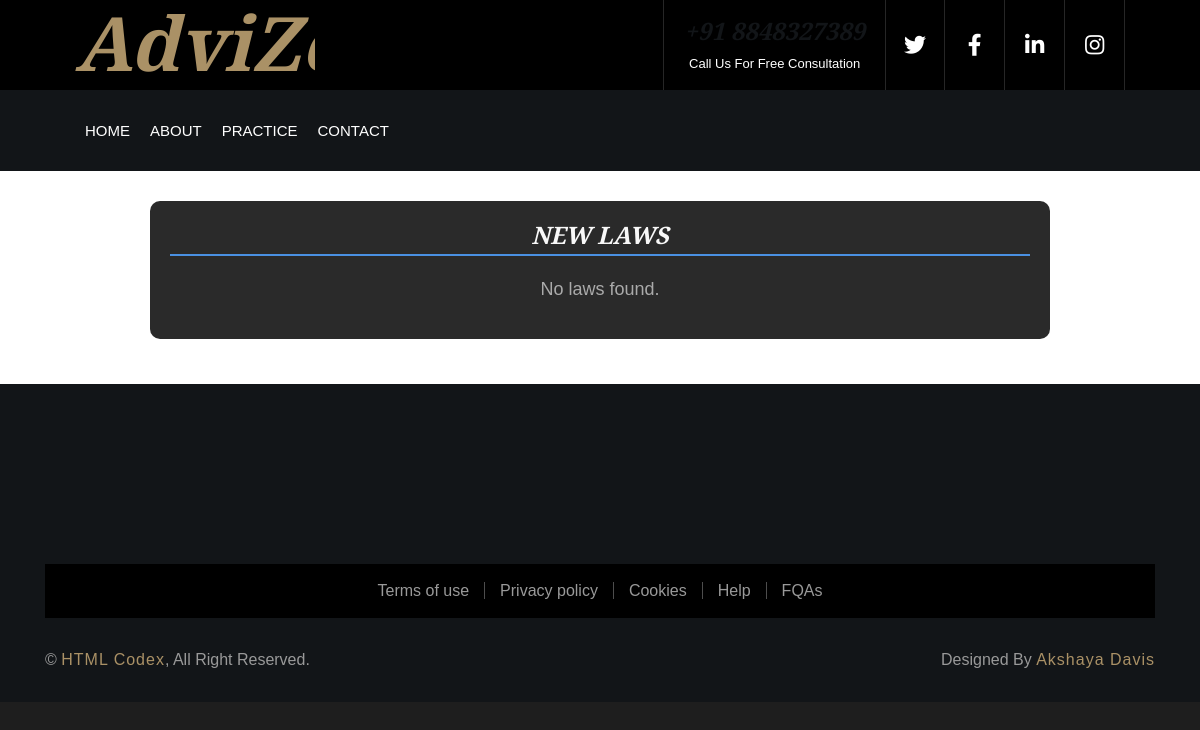
/view_laws, run on an earlier commit of the app's database.
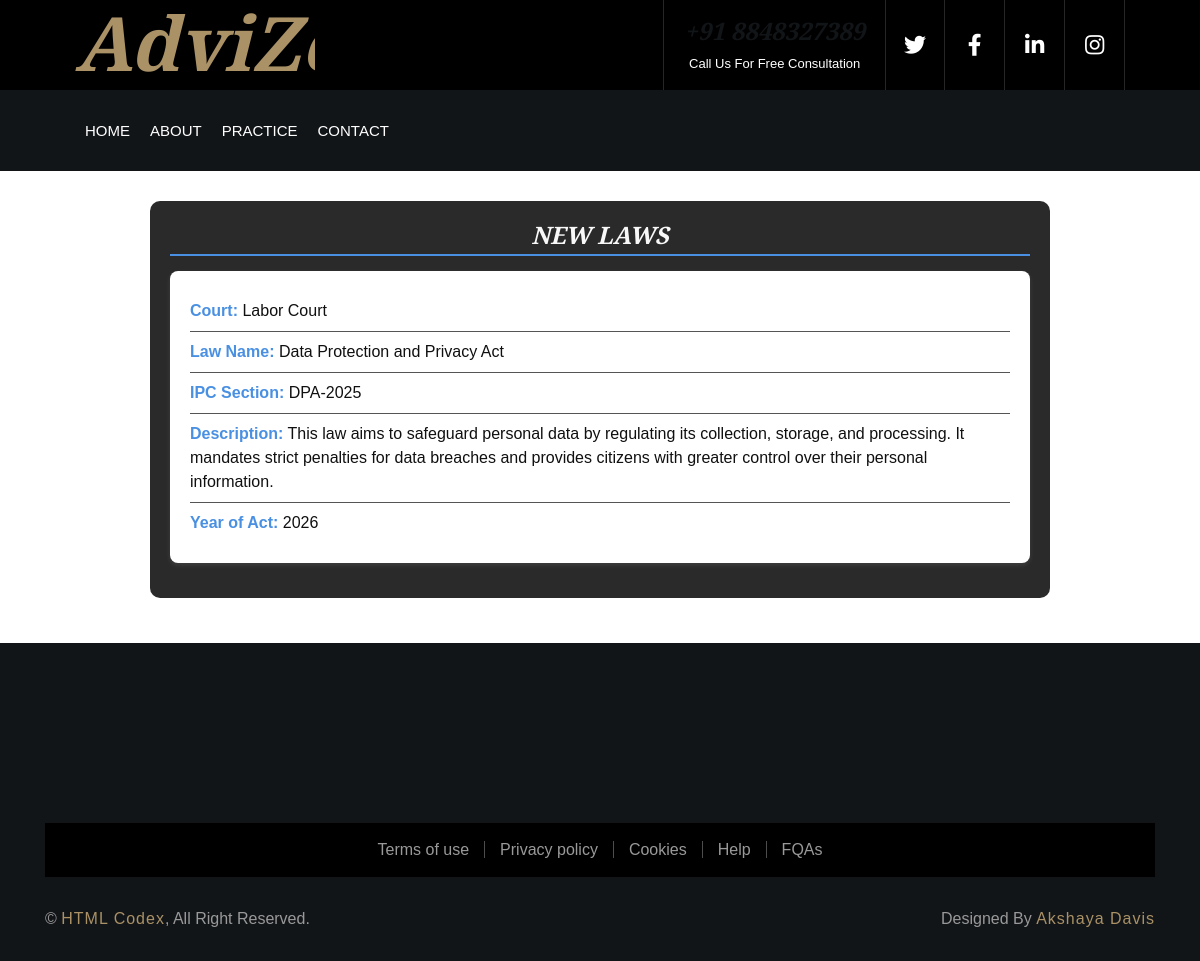
And on a later commit of the database.
### courtapp/models.py (models this page shows)
class Law(models.Model):
    court = models.ForeignKey(Register, on_delete=models.CASCADE,null=True, related_name='court')
    name = models.CharField(max_length=50, null=True)
    ipc = models.CharField(max_length=50, null=True)
    description = models.TextField(max_length=100000, null=True)
    year_of_act = models.DateField(null=True)
    created_at = models.DateTimeField(auto_now_add=True)
    updated_at = models.DateTimeField(auto_now=True)

### userapp/models.py (models this page shows)
class Register(AbstractUser):
    usertype = models.CharField(max_length=50, default="admin")
    phone = models.CharField(max_length=15, null=True)  # Changed to CharField
    image = models.ImageField(upload_to='uploads/', null=True)
    barcouncil_number = models.CharField(max_length=15, null=True)
    specialization = models.CharField(max_length=50, null=True)
    address = models.CharField(max_length=100, null=True)
    bio = models.TextField(max_length=1000, null=True)
    qualification = models.CharField(max_length=50, null=True)
    experience = models.CharField(max_length=10, null=True)
    consultation_mode = models.CharField(max_length=50, null=True)
    court_jurisdiction = models.CharField(max_length=50, null=True)
    court_type = models.CharField(max_length=50, null=True)
    place = models.CharField(max_length=50, null=True)
    is_approved = models.BooleanField(default=False)

### courtapp/views.py (the view)
# urls.py: path('view_laws',views.view_laws,name="view_laws"),
def view_laws(request):
    laws=Law.objects.all()
    return render(request,'view_laws.html',{'laws':laws})

### courtapp/templates/view_laws.html (shortened to what this page needs)
{% load static %}
{% include 'header.html' %}
<link rel="stylesheet" href="{% static 'css/view_laws.css' %}">
<div class="laws-list-container">
    <h2><center>New Laws</center></h2>
    {% if laws %}
        {% for law in laws %}
        <div class="law-card">
            <div class="law-row"><strong>Court:</strong> {{ law.court.court_type|default:"N/A" }}</div>
            <div class="law-row"><strong>Law Name:</strong> {{ law.name }}</div>
            <div class="law-row"><strong>IPC Section:</strong> {{ law.ipc }}</div>
            <div class="law-row"><strong>Description:</strong> {{ law.description }}</div>
            <div class="law-row"><strong>Year of Act:</strong> {{ law.year_of_act|date:"Y" }}</div>
        </div>
        {% endfor %}
    {% else %}
        <p class="no-laws">No laws found.</p>
    {% endif %}
</div>
{% include 'footer1.html' %}

What changed in the data, as far as the page shows it:
added Law: court.court_type "Labor Court", name "Data Protection and Privacy Act", ipc "DPA-2025", description "This law aims to safeguard personal data by regulating its collection, storage, and processing. It mandates strict penalties for data breaches and provides citizens with greater control over their personal information.", year_of_act "2026"
Also different on the page:
text no longer shown: "No laws found."
